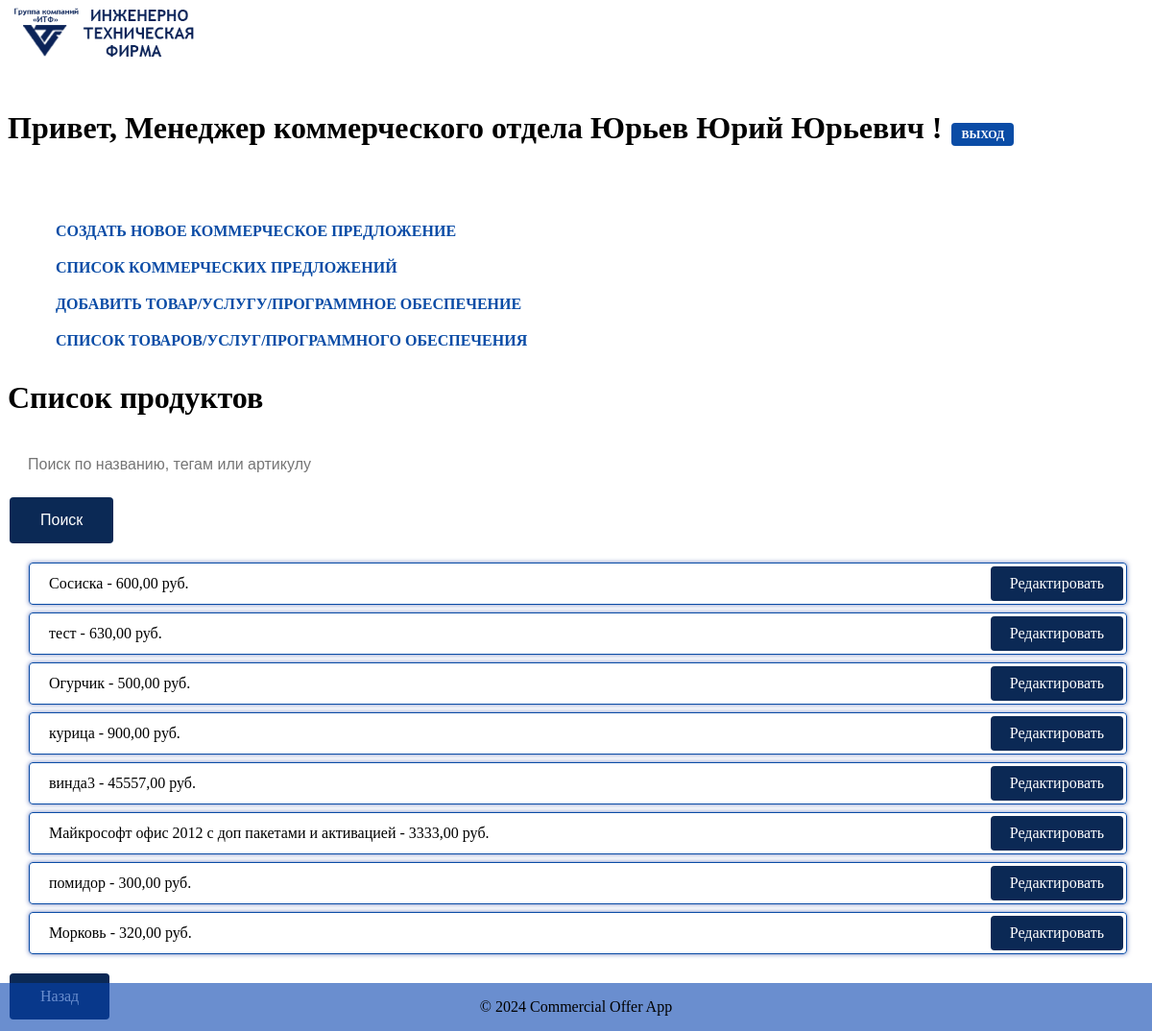
The page /offers/product_list/ (signed in) on the database its author committed.
### offers/models.py (models this page shows, shortened)
class Product(models.Model):
    TYPE_CHOICES = (
        ('товар', 'Товар'),
        ('услуга', 'Услуга'),
        ('программное обеспечение', 'Программное обеспечение'),
    )
    name = models.CharField(max_length=255)
    price = models.DecimalField(max_digits=10, decimal_places=2)
    description = models.TextField(default='')
    quantity = models.IntegerField(default=0)
    type = models.CharField(max_length=50, choices=TYPE_CHOICES)
    tags = models.CharField(max_length=255)
    article = models.CharField(max_length=50, unique=True)

### offers/views.py (the view)
# urls.py: path('product_list/', views.product_list, name='product_list'),
@login_required
def product_list(request):
    search_query = request.GET.get('search')
    products = Product.objects.all()
    if search_query:
        products = products.filter(
            Q(name__icontains=search_query) |
            Q(tags__icontains=search_query) |
            Q(article__icontains=search_query)
        )
    context = {
        "products": products,
    }
    return render(request, "offers/product_list.html", context)

### offers/templates/offers/product_list.html (shortened to what this page needs)
{% extends 'offers/base.html' %}
{% block content %}
<h1>Список продуктов</h1>
<form method="get" action="{% url 'product_list' %}">
    <input type="text" name="search" placeholder="Поиск по названию, тегам или артикулу">
    <button class="button" type="submit">Поиск</button>
</form>
<ul>
    {% for product in products %}
        <li style="list-style-type: none; margin-left: -18px" class="form-control">
            {{ product.name }} - {{ product.price }} руб.
            <a id="edit" href="{% url 'edit_product' product.id %}">Редактировать</a>
        </li>
    {% endfor %}
</ul>
<a class="button" href="{% url 'profile' %}">Назад</a>
{% endblock %}

### offers/templates/offers/base.html (shortened to what this page needs)
{% load static %}
<!DOCTYPE html>
<html>
<head>
    <link rel="stylesheet" href="{% static 'offers/css/style.css' %}">
</head>
<body>
    <header>
        <img src="{% static 'offers/images/logo.png' %}" alt="Logo" class="logo">
        <h1 style="margin-top: 50px">Привет, {{ user.last_name }} {{ user.first_name }} {{ user.middle_name }}!<a href="{% url 'home' %}" class="logout-button" style="font-family: serif">ВЫХОД</a></h1>
    </header>
    <nav>
        <a href="{% url 'create_offer' %}">Создать новое коммерческое предложение</a>
        <a href="{% url 'offer_list' %}">Список коммерческих предложений</a>
        <a href="{% url 'create_product' %}">Добавить товар/услугу/программное обеспечение</a>
        <a href="{% url 'product_list' %}">Список товаров/услуг/программного обеспечения</a>
    </nav>
    <main>
        {% block content %}
        {% endblock %}
    </main>
    <footer>
        <p>&copy; 2024 Commercial Offer App</p>
    </footer>
</body>
</html>

### offers/static/offers/css/style.css (style rules this page uses)
body { background-image: url("/static/offers/images/back1.jpg"); background-size: auto; background-repeat: no-repeat; }
img { width: 200px; height: auto; }
.button { background-color: #0b2955; border: none; color: white; padding: 15px 32px; text-align: center; text-decoration: none; display: inline-block; font-size: 16px; margin: 4px 2px; cursor: pointer; border-radius: 4px; transition: background-color 0.3s ease; }
input[type="text"], input[type="password"], input[type="email"], input[type="url"], input[type="date"], input[type="datetime-local"], input[type="time"], input[type="datetime"], input[type="month"], input[type="week"], input[type="number"], input[type="search"], input[type="tel"], input[type="color"] { width: 100%; padding: 12px 20px; margin: 8px 0; box-sizing: border-box; border-radius: 4px; border: 1px solid #ffffff; font-size: 16px; transition: border-color 0.3s ease; }
.form-control { width: 100%; padding: 12px 20px; margin: 8px 0; box-sizing: border-box; border-radius: 4px; border: 1px solid #ffffff; font-size: 16px; transition: border-color 0.3s ease; border-color: #0a4ca6; box-shadow: 0 0 5px rgba(19, 49, 151, 0.6); }
footer { position: fixed; left: 0; right: 0; bottom: 0; text-align: center; background-color: rgba(7, 67, 175, 0.6); }
nav { display: flex; flex-direction: column; text-align: left; align-items: flex-start; padding: 0; margin: 0; list-style: none; width: 1000px; background-color: #ffffff; margin-top: 50px; padding-top: 20px; margin-left: 30px; }
nav a { text-decoration: none; color: #0a4ca6; font-weight: bold; font-size: 16px; text-transform: uppercase; padding: 10px 20px; transition: background-color 0.3s ease; }
.logout-button { margin-left: 10px; font-size: 12px; background-color: #0a4ca6; color: white; border: none; padding: 5px 10px; cursor: pointer; border-radius: 4px; transition: background-color 0.3s ease; text-decoration: none; }
#edit { background-color: #0b2955; border: none; color: white; padding: 9px 20px; text-align: center; text-decoration: none; display: inline-block; font-size: 16px; margin: 4px 2px; cursor: pointer; border-radius: 4px; transition: background-color 0.3s ease; position: absolute; right: 0; margin-top: -9px; margin-right: 30px; }

### rows shown on the page
Product: name "Сосиска", price "600,00"
Product: name "тест", price "630,00"
Product: name "Огурчик", price "500,00"
Product: name "курица", price "900,00"
Product: name "винда3", price "45557,00"
Product: name "Майкрософт офис 2012 с доп пакетами и активацией", price "3333,00"
Product: name "помидор", price "300,00"
Product: name "Морковь", price "320,00"

### other values the page prints
{{ user.last_name }} "Менеджер коммерческого отдела"
{{ user.first_name }} "Юрьев Юрий Юрьевич"
